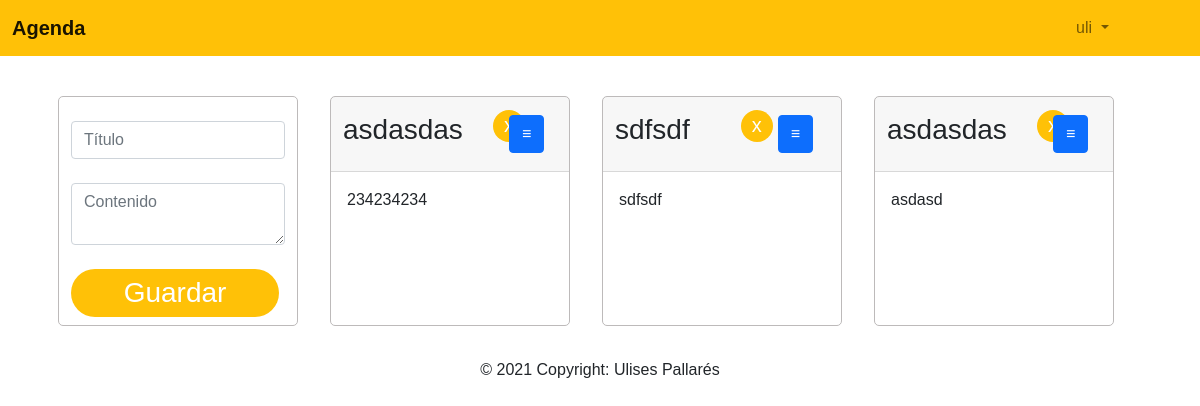
The page /lista_notas (signed in) on the database its author committed.
### Notitas/models.py (models this page shows, shortened)
class notitas(models.Model):
    titulo = models.CharField(max_length=100)
    contenido = models.TextField()
    propietario = models.ForeignKey(User, on_delete=models.CASCADE)
    fecha_creacion = models.DateTimeField(auto_now_add=True)

### Notitas/views.py (the view)
# urls.py: path('lista_notas',NotasListView.as_view(),name='lista_notas'),
@method_decorator(login_required, name='dispatch')
class NotasListView(ListView):
    model = notitas
    template_name = 'crud_notitas.html'
    context_object_name = 'notatias'
    def get_queryset(self):
        return notitas.objects.filter(propietario_id = self.request.user.id).order_by('fecha_creacion').reverse()

### Notitas/templates/crud_notitas.html (shortened to what this page needs)
{% extends "base.html" %}
{% block content %}
<br>
<section class="main-section">
  <div class="cards">
        <nav class="navbar navbar-expand-lg navbar-light" >
            <div class="container-fluid " >
              <div class="class content" >
                  <div id="obj1" >
                    <form class="form-gropup" action="{% url 'crear_nota' %}" method="POST" style="margin-top:1rem">
                      <div class="form-group">
                        <input type="text" class="form-control" id="texttitulo" placeholder="Título" name="texttitulo" style="margin-top=1rem" >
                      </div>
                      <br>
                      <div class="form-group">
                        <textarea class="form-control" id="textcontenido" placeholder="Contenido" name="textcontenido"></textarea>
                      </div>
                      <br>
                      <button  class="btn"  type="submit" onclick="ocultar()" style=" border-radius:1.5rem;background-color: #ffc107; color: #fff; height: 3rem; width: 13rem;" >
                        <h3 >Guardar</h3>
                      </button>
                    </form>
                  </div>
              </div>
            </div>
        </nav>
</div>
  {% for nota in notatias %}
  <div class="cards">
    <div class="card-header">
        <nav class="navbar navbar-expand-lg navbar-light">
            <div class="container-fluid ">
              <h3  style="margin-left:-1rem">{{ nota.titulo | truncatechars:"10"}} </h3>
                <a class="navbar-brand" href="eliminar_nota/{{ nota.id }}" id="btnEliminacion_nota" style = "margin-left:30px; margin-right:-1rem; margin-top:-1rem">
                  <button type="button"  class="btn btnEliminacion_nota"  onclick="ocultar()" style=" border-radius:1.5rem; background-color: #ffc107; color: #fff; height: 2rem; width: 2rem; " >
                    <h5 style="margin-top:-4px; margin-left: -2px; ">x</h5>
                  </button>
                </a>
                  <button  type="button" class="btn btn-primary " onclick="myFunction({{nota.id}},'{{nota.titulo}}','{{ nota.contenido}}','{{ csrf_token }}')"  data-toggle="modal" data-target="#exampleModalLong"  >
                    <strong>
                    ≡
                    </strong>
                  </button>
              </div>
        </nav>
    </div>
    <div class="card-body " >
      <p class="card-text"   >{{nota.contenido| truncatewords:"20"}}</p>
    </div>
</div>
{% endfor %}
</section>
{% endblock %}

### Agenda_contactos/templates/base.html (shortened to what this page needs)
<!DOCTYPE html>
<html lang="en">
  <head>
    {% load static %}
    <link href="https://cdn.jsdelivr.net/npm/bootstrap@5.1.2/dist/css/bootstrap.min.css" rel="stylesheet">
    <link rel="stylesheet" href="{% static 'css/crud.css' %}">
  </head>
  <body>
    <nav class=" navbar navbar-expand-lg navbar-light bg-warning ">
      <div class="container-fluid ">
        <div class="class content">
        <a class="navbar-brand" href="home"><strong>Agenda</strong></a>
        </div>
        <div class="mx-left" style="width: 120px;" class="collapse navbar-collapse" id="navbarSupportedContent">
          <ul class="navbar-nav me-auto mb-6 mb-lg-0">
            <li class="nav-item dropdown mx-right">
              <a class="nav-link dropdown-toggle"  href="home" id="navbarDropdown" role="button" data-bs-toggle="dropdown" aria-expanded="false" >
                {{user.username}}
              </a>
            </li>
          </ul>
        </div>
      </div>
    </nav>
    <div class="container">
      {% block content %}
      {% endblock %}
    </div>
    <footer>
      <div class="footer-copyright text-center py-3">© 2021 Copyright: Ulises Pallarés
      </div>
    </footer>
  </body>
</html>

### Agenda_contactos/static/css/crud.css (style rules this page uses)
:root { --cardWidth: 240px; --cardMargin: 16px; }
html, body { height: 100%; margin: 0; font-family: Helvetica; width: 100%; }
.main-section { display: flex; justify-content: flex-start; flex-wrap: wrap; }
.cards { width: var(--cardWidth); height: var(--cardHeight); margin: var(--cardMargin); border: rgb(148, 10, 10); border-color: rgb(189, 186, 186); border-style: solid; border-width: 1px; border-radius: 5px; background: rgb(255, 255, 255); }

### rows shown on the page
notitas: titulo "asdasdas", contenido "234234234"
notitas: titulo "sdfsdf", contenido "sdfsdf"
notitas: titulo "asdasdas", contenido "asdasd"

### other values the page prints
{{ user.username }} "uli"
